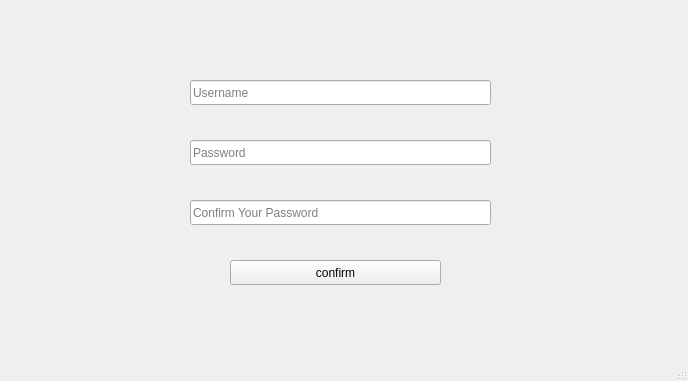
<?xml version="1.0" encoding="UTF-8"?>
<ui version="4.0">
 <class>signInScreen</class>
 <widget class="QMainWindow" name="signInScreen">
  <property name="geometry">
   <rect>
    <x>0</x>
    <y>0</y>
    <width>688</width>
    <height>381</height>
   </rect>
  </property>
  <property name="windowTitle">
   <string>signInScreen</string>
  </property>
  <widget class="QWidget" name="centralwidget">
   <widget class="QPushButton" name="confirmButton">
    <property name="geometry">
     <rect>
      <x>230</x>
      <y>260</y>
      <width>211</width>
      <height>25</height>
     </rect>
    </property>
    <property name="text">
     <string>confirm</string>
    </property>
   </widget>
   <widget class="QLineEdit" name="passwordEditConfirmation">
    <property name="geometry">
     <rect>
      <x>190</x>
      <y>200</y>
      <width>301</width>
      <height>25</height>
     </rect>
    </property>
    <property name="echoMode">
     <enum>QLineEdit::Password</enum>
    </property>
    <property name="placeholderText">
     <string>Confirm Your Password</string>
    </property>
   </widget>
   <widget class="QLineEdit" name="usernameEdit">
    <property name="geometry">
     <rect>
      <x>190</x>
      <y>80</y>
      <width>301</width>
      <height>25</height>
     </rect>
    </property>
    <property name="maximumSize">
     <size>
      <width>711</width>
      <height>16777215</height>
     </size>
    </property>
    <property name="inputMask">
     <string/>
    </property>
    <property name="placeholderText">
     <string>Username</string>
    </property>
   </widget>
   <widget class="QLineEdit" name="passwordEdit">
    <property name="geometry">
     <rect>
      <x>190</x>
      <y>140</y>
      <width>301</width>
      <height>25</height>
     </rect>
    </property>
    <property name="echoMode">
     <enum>QLineEdit::Password</enum>
    </property>
    <property name="placeholderText">
     <string>Password</string>
    </property>
   </widget>
  </widget>
  <widget class="QMenuBar" name="menubar">
   <property name="geometry">
    <rect>
     <x>0</x>
     <y>0</y>
     <width>688</width>
     <height>22</height>
    </rect>
   </property>
  </widget>
  <widget class="QStatusBar" name="statusbar"/>
 </widget>
 <resources/>
 <connections/>
</ui>
